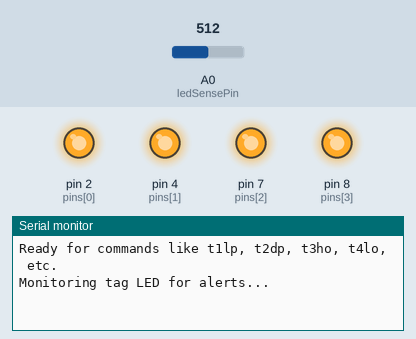
A sketch run on a simulated Arduino Uno, built with avr-gcc and run on an emulated ATmega328P. Shown: output pins drawn as LEDs (lit = HIGH), the last lines printed to the serial monitor. The test bench sets the inputs (shaded band); at power-on: A0 (ledSensePin) = 512.

Above: at 1.2 s.
1.3 s: A0 (ledSensePin) set to 318
At 3.2 s:
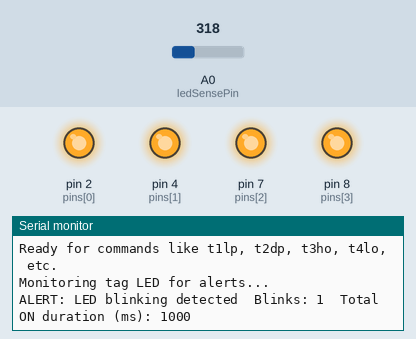
3.5 s: A0 (ledSensePin) set to 290
At 6.0 s:
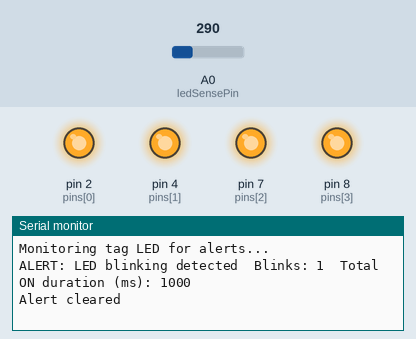

The sketch:

BtPress_LEDread.ino
```cpp
const int pins[] = {2, 4, 7, 8};   // Output pins
int ledSensePin = A0;               // Analog pin for LED sensing
float voltageThreshold = 1.5;       // Threshold for LED ON

bool alertDetected = false;         // Track alert state
unsigned long lastCheck = 0;
const unsigned long checkInterval = 1000; // Check every 1 second

void setup() {
  Serial.begin(9600);

  // Initialize output pins
  for (int i = 0; i < 4; i++) {
    pinMode(pins[i], OUTPUT);
    digitalWrite(pins[i], HIGH); // Start ON
  }

  Serial.println("Ready for commands like t1lp, t2dp, t3ho, t4lo, etc.");
  Serial.println("Monitoring tag LED for alerts...");
}

void loop() {
  unsigned long currentMillis = millis();

  // --- Button press commands ---
  if (Serial.available()) {
    String input = Serial.readStringUntil('\n');
    input.trim();

    if (input.length() >= 4 && input.charAt(0) == 't') {
      int pinIndex = input.charAt(1) - '1';
      String action = input.substring(2);

      if (pinIndex >= 0 && pinIndex < 4) {
        int pin = pins[pinIndex];

        if (action == "lp") {
          digitalWrite(pin, LOW);
          delay(3000);
          digitalWrite(pin, HIGH);
          Serial.print("Pin "); Serial.print(pin); Serial.println(": Long press done");

        } else if (action == "sp") {
          digitalWrite(pin, LOW);
          delay(300);
          digitalWrite(pin, HIGH);
          Serial.print("Pin "); Serial.print(pin); Serial.println(": Short press done");

        } else if (action == "dp") {
          for (int i = 0; i < 2; i++) {
            digitalWrite(pin, LOW);
            delay(300);
            digitalWrite(pin, HIGH);
            delay(300);
          }
          Serial.print("Pin "); Serial.print(pin); Serial.println(": Double press done");

        } else if (action == "ho") {
          digitalWrite(pin, LOW);
          Serial.print("Pin "); Serial.print(pin); Serial.println(": Set LOW (OFF)");

        } else if (action == "lo") {
          digitalWrite(pin, HIGH);
          Serial.print("Pin "); Serial.print(pin); Serial.println(": Set HIGH (ON)");

        } else {
          Serial.println("Unknown action");
        }

      } else {
        Serial.println("Invalid pin index");
      }
    } else {
      Serial.println("Invalid command format");
    }
  }

  // --- LED alert detection (1 second window) ---
  // --- LED alert detection (1 second window) ---
if (currentMillis - lastCheck >= checkInterval) {
    lastCheck = currentMillis;

    bool ledOnDetected = false;
    unsigned long startMillis = millis();

    // --- New variables for blink counting and duration ---
    bool lastLedState = false;       // Track previous LED state
    int blinkCount = 0;              // Number of LED blinks
    unsigned long ledOnTime = 0;     // Total LED ON duration
    unsigned long ledOnStart = 0;    // Time when LED turned ON

    // Sample LED for 1 second to detect blinking
    while (millis() - startMillis < 1000) {
        int sensorValue = analogRead(ledSensePin);
        float voltage = sensorValue * (5.0 / 1023.0);
        bool ledState = (voltage > voltageThreshold);

        // Detect rising edge → increment blink count
        if (ledState && !lastLedState) {
            blinkCount++;
            ledOnStart = millis(); // Start of LED ON period
        }

        // Detect falling edge → accumulate ON duration
        if (!ledState && lastLedState) {
            ledOnTime += millis() - ledOnStart;
        }

        lastLedState = ledState;

        // Keep track of LED ON at least once
        if (ledState) {
            ledOnDetected = true;
        }
    }

    // If LED is still ON at end of sampling, add remaining time
    if (lastLedState) {
        ledOnTime += millis() - ledOnStart;
    }

    // Report alert only on state change
    if (ledOnDetected && !alertDetected) {
        Serial.print("ALERT: LED blinking detected");
        Serial.print("  Blinks: "); Serial.print(blinkCount);
        Serial.print("  Total ON duration (ms): "); Serial.println(ledOnTime);
        alertDetected = true;
    } else if (!ledOnDetected && alertDetected) {
        Serial.println("Alert cleared");
        alertDetected = false;
    }
}

}
```

Measured:
- the behaviour switches between 307 and 306 on A0 (ledSensePin) (found by bisection; images 1 and 2)
- after the input at 3.5 s, the serial monitor: prints a new line after 1.5 s (image 2)
